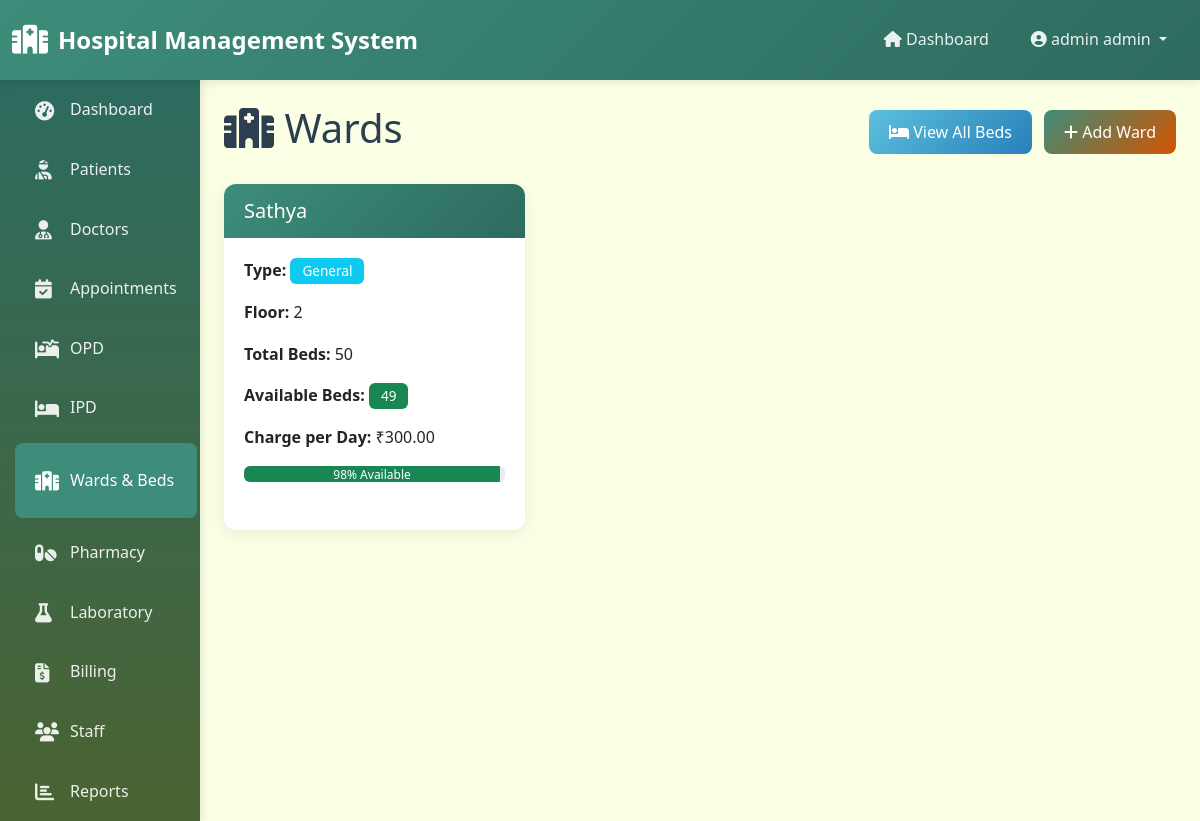
/wards/ (signed in), run on the app's committed database.
### core/models.py (models this page shows, shortened)
class Ward(models.Model):
    WARD_TYPE_CHOICES = [
        ('ICU', 'ICU'),
        ('General', 'General'),
        ('Private', 'Private'),
        ('Emergency', 'Emergency'),
    ]
    ward_name = models.CharField(max_length=100)
    ward_type = models.CharField(max_length=20, choices=WARD_TYPE_CHOICES)
    floor = models.IntegerField()
    total_beds = models.IntegerField()
    charge_per_day = models.DecimalField(max_digits=10, decimal_places=2)
    def available_beds(self):
        occupied = Bed.objects.filter(ward=self, status='occupied').count()
        return self.total_beds - occupied

### core/views.py (the view)
# urls.py: path('wards/', views.ward_list, name='ward_list'),
@login_required
@admin_required
def ward_list(request):
    wards = Ward.objects.all()
    context = {'wards': wards}
    return render(request, 'wards/ward_list.html', context)

### templates/wards/ward_list.html (shortened to what this page needs)
{% extends 'base.html' %}
{% load static %}
{% block content %}
<div class="fade-in">
    <div class="d-flex justify-content-between align-items-center mb-4">
        <h1><i class="fas fa-hospital-alt"></i> Wards</h1>
        <div>
            <a href="{% url 'bed_list' %}" class="btn btn-info me-2">
                <i class="fas fa-bed"></i> View All Beds
            </a>
            <a href="{% url 'ward_add' %}" class="btn btn-primary">
                <i class="fas fa-plus"></i> Add Ward
            </a>
        </div>
    </div>
    <div class="row">
        {% for ward in wards %}
        <div class="col-md-6 col-lg-4 mb-4">
            <div class="card h-100">
                <div class="card-header {% if ward.ward_type == 'ICU' %}bg-danger{% elif ward.ward_type == 'General' %}bg-info{% elif ward.ward_type == 'Private' %}bg-success{% elif ward.ward_type == 'Emergency' %}bg-warning{% endif %}">
                    <h5 class="mb-0 text-white">{{ ward.ward_name }}</h5>
                </div>
                <div class="card-body">
                    <p><strong>Type:</strong> <span class="badge {% if ward.ward_type == 'ICU' %}bg-danger{% elif ward.ward_type == 'General' %}bg-info{% elif ward.ward_type == 'Private' %}bg-success{% elif ward.ward_type == 'Emergency' %}bg-warning{% endif %}">{{ ward.get_ward_type_display }}</span></p>
                    <p><strong>Floor:</strong> {{ ward.floor }}</p>
                    <p><strong>Total Beds:</strong> {{ ward.total_beds }}</p>
                    <p><strong>Available Beds:</strong>
                        <span class="badge bg-success">{{ ward.available_beds }}</span>
                    </p>
                    <p><strong>Charge per Day:</strong> ₹{{ ward.charge_per_day|floatformat:2 }}</p>
                    <div class="progress mb-2">
                        {% widthratio ward.available_beds ward.total_beds 100 as available_percent %}
                        <div class="progress-bar bg-success" style="width: {{ available_percent }}%">
                            {{ available_percent }}% Available
                        </div>
                    </div>
                </div>
            </div>
        </div>
        {% endfor %}
    </div>
</div>
{% endblock %}

### templates/base.html (shortened to what this page needs)
{% load static %}
<!DOCTYPE html>
<html lang="en">
<head>
    <link href="https://cdn.jsdelivr.net/npm/bootstrap@5.3.0/dist/css/bootstrap.min.css" rel="stylesheet">
    <link rel="stylesheet" href="https://cdnjs.cloudflare.com/ajax/libs/font-awesome/6.4.0/css/all.min.css">
    <link rel="stylesheet" href="{% static 'css/style.css' %}">
</head>
<body>
    {% if user.is_authenticated %}
    <nav class="navbar navbar-expand-lg navbar-dark">
        <div class="container-fluid">
            <a class="navbar-brand" href="{% url 'dashboard' %}">
                <i class="fas fa-hospital"></i>
                Hospital Management System
            </a>
            <div class="collapse navbar-collapse" id="navbarNav">
                <ul class="navbar-nav ms-auto">
                    <li class="nav-item">
                        <a class="nav-link" href="{% url 'dashboard' %}">
                            <i class="fas fa-home"></i> Dashboard
                        </a>
                    </li>
                    <li class="nav-item dropdown">
                        <a class="nav-link dropdown-toggle" href="#" id="navbarDropdown" role="button" data-bs-toggle="dropdown">
                            <i class="fas fa-user-circle"></i> {{ user.get_full_name|default:user.username }}
                        </a>
                    </li>
                </ul>
            </div>
        </div>
    </nav>
    <div class="container-fluid">
        <div class="row">
            <div class="col-md-2 p-0 sidebar">
                <nav class="nav flex-column">
                    <a class="nav-link {% if request.resolver_match.url_name == 'dashboard' or 'dashboard' in request.resolver_match.url_name %}active{% endif %}" href="{% url 'dashboard' %}">
                        <i class="fas fa-tachometer-alt"></i> Dashboard
                    </a>
                    {% if user.profile.role == 'admin' %}
                        <a class="nav-link {% if 'patient' in request.resolver_match.url_name %}active{% endif %}" href="{% url 'patient_list' %}">
                            <i class="fas fa-user-injured"></i> Patients
                        </a>
                        <a class="nav-link {% if 'doctor' in request.resolver_match.url_name %}active{% endif %}" href="{% url 'doctor_list' %}">
                            <i class="fas fa-user-md"></i> Doctors
                        </a>
                        <a class="nav-link {% if 'appointment' in request.resolver_match.url_name %}active{% endif %}" href="{% url 'appointment_list' %}">
                            <i class="fas fa-calendar-check"></i> Appointments
                        </a>
                        <a class="nav-link {% if 'opd' in request.resolver_match.url_name %}active{% endif %}" href="{% url 'opd_list' %}">
                            <i class="fas fa-procedures"></i> OPD
                        </a>
                        <a class="nav-link {% if 'ipd' in request.resolver_match.url_name %}active{% endif %}" href="{% url 'ipd_list' %}">
                            <i class="fas fa-bed"></i> IPD
                        </a>
                        <a class="nav-link {% if 'ward' in request.resolver_match.url_name or 'bed' in request.resolver_match.url_name %}active{% endif %}" href="{% url 'ward_list' %}">
                            <i class="fas fa-hospital-alt"></i> Wards & Beds
                        </a>
                        <a class="nav-link {% if 'medicine' in request.resolver_match.url_name %}active{% endif %}" href="{% url 'medicine_list' %}">
                            <i class="fas fa-pills"></i> Pharmacy
                        </a>
                        <a class="nav-link {% if 'lab' in request.resolver_match.url_name %}active{% endif %}" href="{% url 'lab_test_list' %}">
                            <i class="fas fa-flask"></i> Laboratory
                        </a>
                        <a class="nav-link {% if 'bill' in request.resolver_match.url_name %}active{% endif %}" href="{% url 'bill_list' %}">
                            <i class="fas fa-file-invoice-dollar"></i> Billing
                        </a>
                        <a class="nav-link {% if 'staff' in request.resolver_match.url_name or 'attendance' in request.resolver_match.url_name %}active{% endif %}" href="{% url 'staff_list' %}">
                            <i class="fas fa-users"></i> Staff
                        </a>
                        <a class="nav-link {% if 'report' in request.resolver_match.url_name %}active{% endif %}" href="{% url 'reports_dashboard' %}">
                            <i class="fas fa-chart-bar"></i> Reports
                        </a>
                    {% endif %}
                </nav>
            </div>
            <div class="col-md-10 p-4">
                {% block content %}{% endblock %}
            </div>
        </div>
    </div>
    {% else %}
        {% block login_content %}{% endblock %}
    {% endif %}
</body>
</html>

### static/css/style.css (style rules this page uses)
:root { --primary-color: #3D8D7A; --secondary-color: #2D6B5F; --accent-color: #B3D8A8; --light-color: #FBFFE4; --dark-color: #1a3a33; --text-color: #2c3e50; --border-color: #d4e8d8; --success-color: #3D8D7A; --danger-color: #d9534f; --warning-color: #f0ad4e; --info-color: #5bc0de; }
* { margin: 0; padding: 0; box-sizing: border-box; }
body { font-family: 'Segoe UI', Tahoma, Geneva, Verdana, sans-serif; background-color: var(--light-color); color: var(--text-color); line-height: 1.6; }
.navbar { background: linear-gradient(135deg, var(--primary-color), var(--secondary-color)) !important; box-shadow: 0 2px 10px rgba(0,0,0,0.1); padding: 1rem 0; }
.navbar-brand { font-weight: 700; font-size: 1.5rem; color: white !important; display: flex; align-items: center; gap: 10px; }
.navbar-brand i { font-size: 1.8rem; }
.navbar-nav .nav-link { color: rgba(255,255,255,0.9) !important; font-weight: 500; padding: 0.5rem 1rem !important; transition: all 0.3s ease; border-radius: 5px; margin: 0 5px; }
.sidebar { background: linear-gradient(180deg, var(--secondary-color), #4a6332); min-height: calc(100vh - 76px); padding: 20px 0; box-shadow: 2px 0 10px rgba(0,0,0,0.1); }
.sidebar .nav-link { color: rgba(255,255,255,0.9); padding: 12px 20px; margin: 5px 15px; border-radius: 8px; transition: all 0.3s ease; display: flex; align-items: center; gap: 10px; }
.sidebar .nav-link.active { background-color: var(--primary-color); color: white; }
.sidebar .nav-link i { font-size: 1.2rem; width: 25px; }
.card { border: none; border-radius: 12px; box-shadow: 0 4px 15px rgba(0,0,0,0.08); transition: all 0.3s ease; margin-bottom: 20px; }
.card-header { background: linear-gradient(135deg, var(--primary-color), var(--secondary-color)); color: white; border: none; border-radius: 12px 12px 0 0 !important; padding: 15px 20px; font-weight: 600; font-size: 1.1rem; }
.card-body { padding: 20px; }
.btn { border-radius: 8px; padding: 10px 20px; font-weight: 500; transition: all 0.3s ease; border: none; }
.btn-primary { background: linear-gradient(135deg, var(--primary-color), #d35400); color: white; }
.btn-info { background: linear-gradient(135deg, var(--info-color), #2980b9); color: white; }
.badge { padding: 6px 12px; border-radius: 6px; font-weight: 500; font-size: 0.85rem; color: white !important; }
.fade-in { animation: fadeIn 0.5s ease-in-out; }

### data on the page
Ward: ward_name "Sathya", ward_type "General", floor "2", total_beds "50", available_beds "49", charge_per_day "300.00", available_percent "98"

### other printed values
{{ user.get_full_name|default:user.username }} "admin admin"
